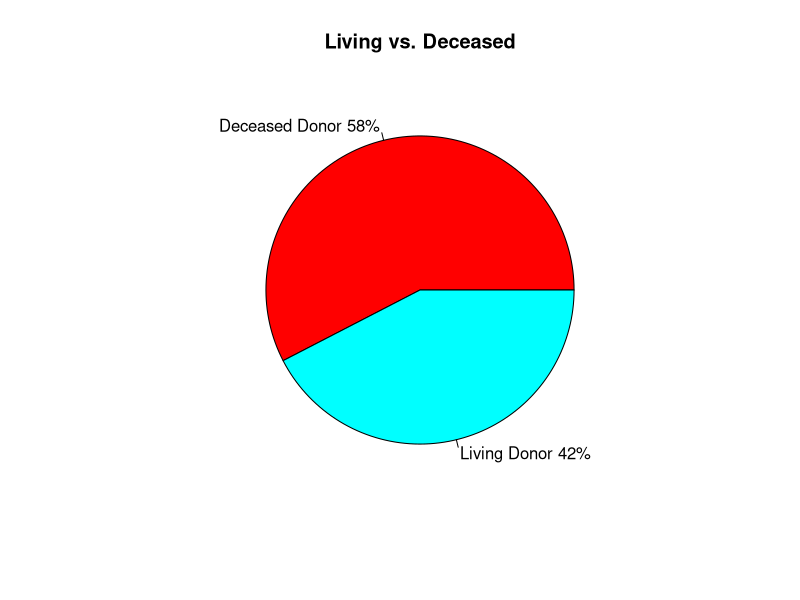

This chart was generated by the following R code:
library(dplyr)
library(ggplot2)
library(magrittr)
library(reshape2)

options(stringsAsFactors = F)
df <- read.csv(file = 'Donors_Recovered_in_the_U.S._by_Donor_Type.csv')
# Drop unknown blood type
df<-df[!(df$Blood.Type=="Unknown"),]

# Create living/deceased Dataset
num_ddonors <- df[(df$Donor.Type=="Deceased Donor" & 
                     df$Blood.Type == "All ABO" & 
                     df$Organ == "All Donors") ,]
t<- num_ddonors[["To.Date"]]

# Living vs. Deceased Pie Chart
num_ddonors <- df[(df$Donor.Type=="Deceased Donor" & 
                     df$Blood.Type == "All ABO" & 
                     df$Organ == "All Donors") ,]
num_ddonors <- as.numeric(gsub(",","",num_ddonors$To.Date[[1]]))

num_ldonors <- df[(df$Donor.Type=="Living Donor" & 
                     df$Blood.Type == "All ABO" & 
                     df$Organ == "All Donors") ,]
num_ldonors <- as.numeric(gsub(",","",num_ldonors$To.Date[[1]]))


slices <- c(num_ddonors, num_ldonors)
lbls <- c("Deceased Donor", "Living Donor")
pct <- round(slices/sum(slices)*100)
lbls <- paste(lbls, pct)
lbls <- paste(lbls,"%",sep="")
p1 <- pie(slices, labels = lbls, col=rainbow(length(lbls)),
          main="Living vs. Deceased")




